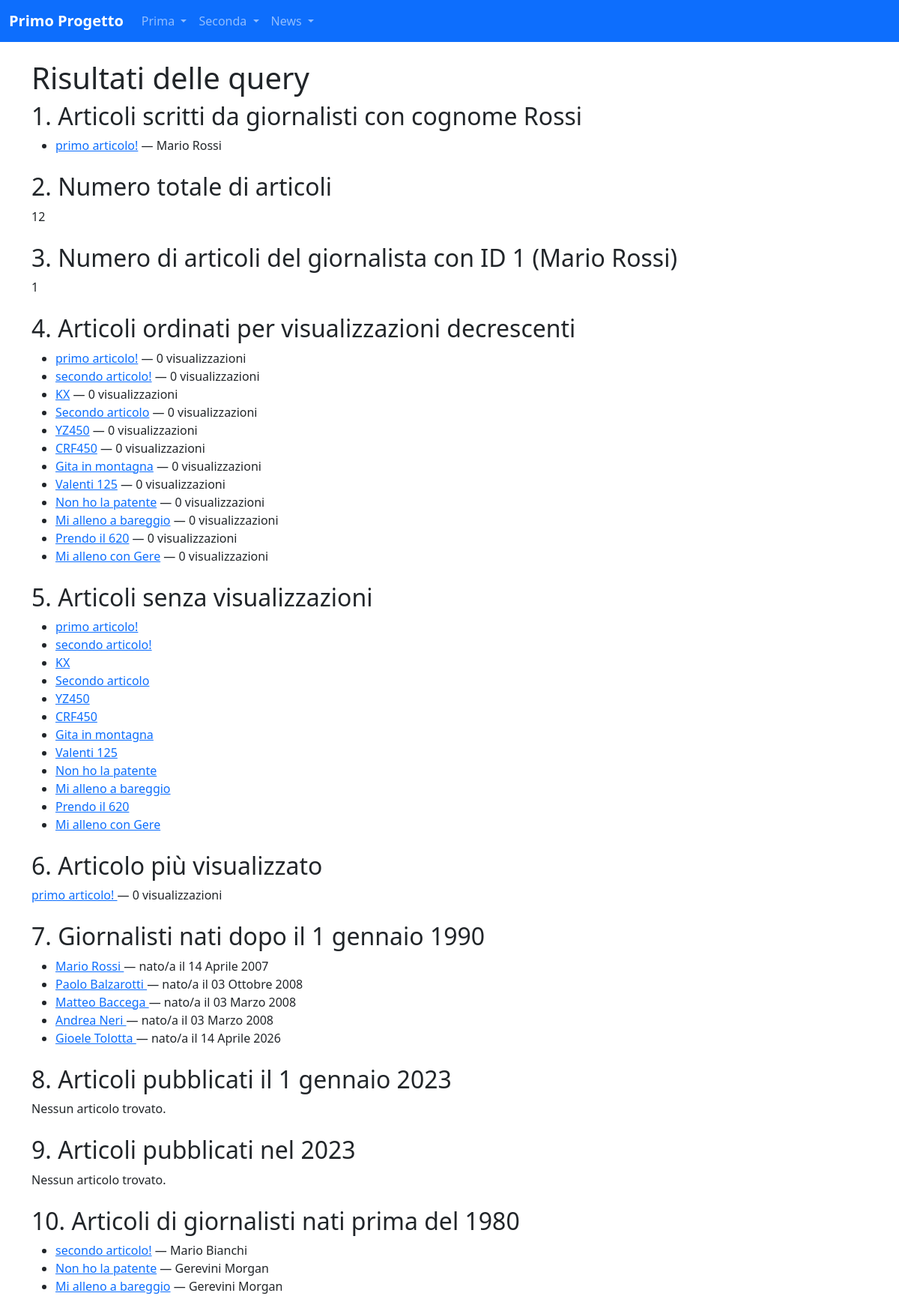
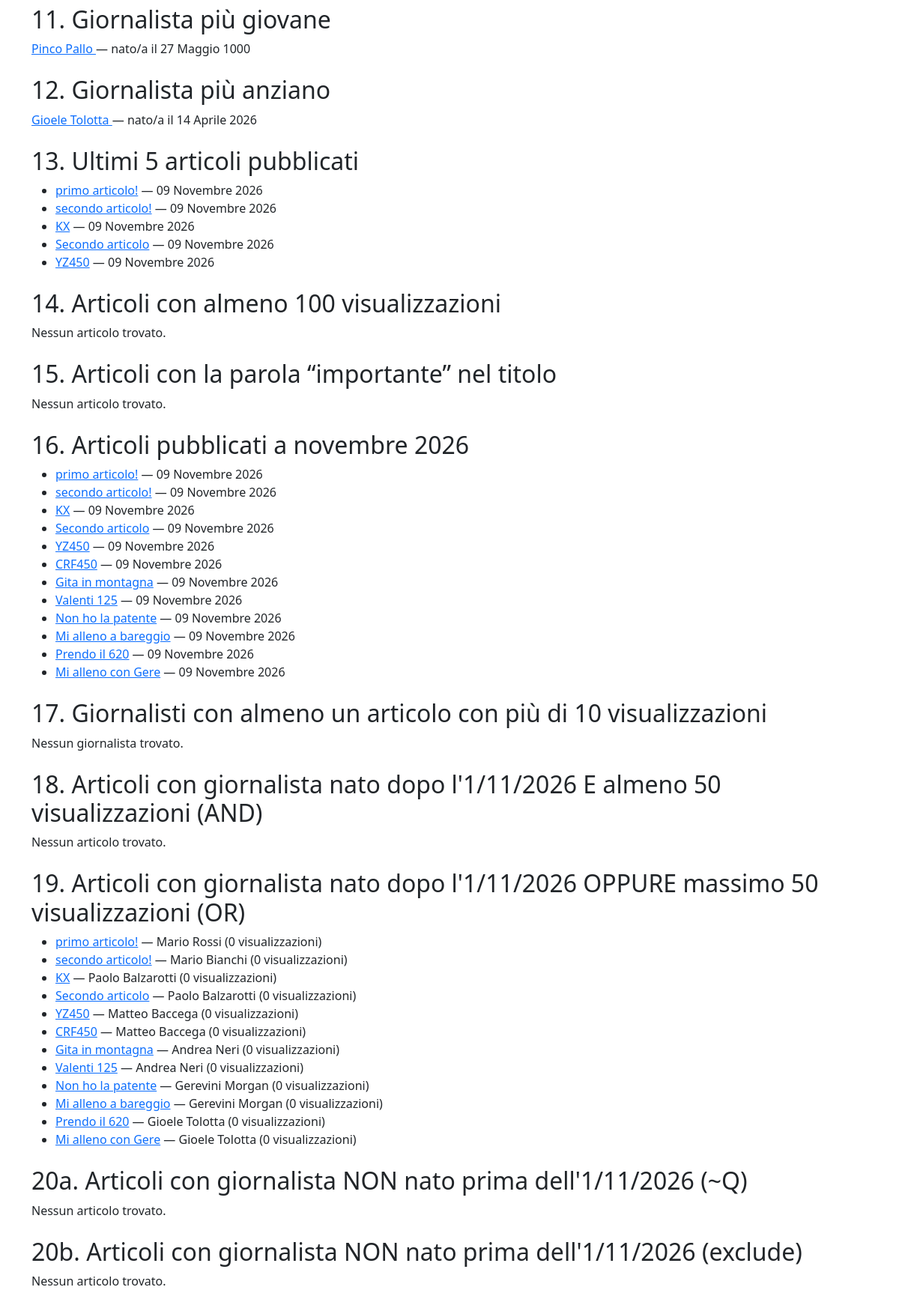
Page /news/query/ on the committed database (2 pictures, top to bottom).
### news/models.py (models this page shows, shortened)
class Articolo(models.Model):
    titolo = models.CharField(max_length=100)
    contenuto = models.TextField()
    giornalista = models.ForeignKey(Giornalista, on_delete=models.CASCADE, related_name="articoli")
    data = models.DateField(auto_now=True, blank=True)
    visualizzazioni = models.IntegerField(default=0, blank=True)
    class Meta:
        verbose_name = "Articolo"
        verbose_name_plural = "Articoli"

class Giornalista(models.Model):
    nome = models.CharField(max_length=20)
    cognome = models.CharField(max_length=20)
    anno_di_nascita = models.DateField(blank=True, null=True)
    def __str__(self):
        return f"{self.nome} {self.cognome}"
    class Meta:
        verbose_name = "Giornalista"
        verbose_name_plural = "Giornalisti"

### news/views.py (the view)
# urls.py: path("query/", query_base, name="queryBase"),
def query_base(request):
    articoli_cognome = Articolo.objects.filter(giornalista__cognome='Rossi')
    numero_totale_articoli = Articolo.objects.count()
    giornalista_1 = Giornalista.objects.get(id=1)
    numero_articoli_g1 = Articolo.objects.filter(giornalista=giornalista_1).count()
    articoli_ordinati = Articolo.objects.order_by('-visualizzazioni')
    articoli_senza_visualizzazioni = Articolo.objects.filter(visualizzazioni=0)
    articolo_piu_visualizzato = Articolo.objects.order_by('-visualizzazioni').first()
    giornalisti_data = Giornalista.objects.filter(anno_di_nascita__gt=datetime.date(1990, 1, 1))
    articoli_del_giorno = Articolo.objects.filter(data=datetime.date(2023, 1, 1))
    articoli_periodo = Articolo.objects.filter(data__range=(datetime.date(2023, 1, 1), datetime.date(2023, 12, 31)))
    giornalisti_nati = Giornalista.objects.filter(anno_di_nascita__lt=datetime.date(1980, 1, 1))
    articoli_giornalisti = Articolo.objects.filter(giornalista__in=giornalisti_nati)
    giornalista_giovane = Giornalista.objects.order_by('anno_di_nascita').first()
    giornalista_anziano = Giornalista.objects.order_by('-anno_di_nascita').first()
    ultimi = Articolo.objects.order_by('-data')[:5]
    articoli_minime_visualizzazioni = Articolo.objects.filter(visualizzazioni__gte=100)
    articoli_parola = Articolo.objects.filter(titolo__icontains='importante')
    articoli_mese_anno = Articolo.objects.filter(data__month=11, data__year=2026)
    giornalista_con_articoli_popolari = Giornalista.objects.filter(articoli__visualizzazioni__gte=10).distinct()
    data = datetime.date(2026, 11, 1)
    visualizzazioni = 50
    articoli_con_and = Articolo.objects.filter(giornalista__anno_di_nascita__gt=data, visualizzazioni__gte=visualizzazioni)
    articoli_con_or = Articolo.objects.filter(Q(giornalista__anno_di_nascita__gt=data) | Q(visualizzazioni__lte=visualizzazioni))
    articoli_con_not = Articolo.objects.filter(~Q(giornalista__anno_di_nascita__lt=data))
    articoli_con_exclude = Articolo.objects.exclude(giornalista__anno_di_nascita__lt=data)
    context = {
        'articoli_cognome': articoli_cognome,
        'numero_totale_articoli': numero_totale_articoli,
        'giornalista_1': giornalista_1,
        'numero_articoli_g1': numero_articoli_g1,
        'articoli_ordinati': articoli_ordinati,
        'articoli_senza_visualizzazioni': articoli_senza_visualizzazioni,
        'articolo_piu_visualizzato': articolo_piu_visualizzato,
        'giornalisti_data': giornalisti_data,
        'articoli_del_giorno': articoli_del_giorno,
        'articoli_periodo': articoli_periodo,
        'giornalisti_nati': giornalisti_nati,
        'articoli_giornalisti': articoli_giornalisti,
        'giornalista_giovane': giornalista_giovane,
        'giornalista_anziano': giornalista_anziano,
        'ultimi': ultimi,
        'articoli_minime_visualizzazioni': articoli_minime_visualizzazioni,
        'articoli_parola': articoli_parola,
        'articoli_mese_anno': articoli_mese_anno,
        'giornalista_con_articoli_popolari': giornalista_con_articoli_popolari,
        'articoli_con_and': articoli_con_and,
        'articoli_con_or': articoli_con_or,
        'articoli_con_not': articoli_con_not,
        'articoli_con_exclude': articoli_con_exclude,
    }
    return render(request, 'news/query.html', context)

### news/templates/news/query.html (shortened to what this page needs)
{% extends "base.html" %}
{% block content %}
<h1>Risultati delle query</h1>
<section class="mb-4">
    <h2>1. Articoli scritti da giornalisti con cognome Rossi</h2>
    {% if articoli_cognome %}
        <ul>
            {% for articolo in articoli_cognome %}
                <li>
                    <a href="{% url 'news:articolo_detail' pk=articolo.pk %}">{{ articolo.titolo }}</a>
                    — {{ articolo.giornalista }}
                </li>
            {% endfor %}
        </ul>
    {% else %}
        <p>Nessun articolo trovato.</p>
    {% endif %}
</section>
<section class="mb-4">
    <h2>2. Numero totale di articoli</h2>
    <p>{{ numero_totale_articoli }}</p>
</section>
<section class="mb-4">
    <h2>3. Numero di articoli del giornalista con ID 1 ({{ giornalista_1 }})</h2>
    <p>{{ numero_articoli_g1 }}</p>
</section>
<section class="mb-4">
    <h2>4. Articoli ordinati per visualizzazioni decrescenti</h2>
    {% if articoli_ordinati %}
        <ul>
            {% for articolo in articoli_ordinati %}
                <li>
                    <a href="{% url 'news:articolo_detail' pk=articolo.pk %}">{{ articolo.titolo }}</a>
                    — {{ articolo.visualizzazioni }} visualizzazioni
                </li>
            {% endfor %}
        </ul>
    {% else %}
        <p>Nessun articolo trovato.</p>
    {% endif %}
</section>
<section class="mb-4">
    <h2>5. Articoli senza visualizzazioni</h2>
    {% if articoli_senza_visualizzazioni %}
        <ul>
            {% for articolo in articoli_senza_visualizzazioni %}
                <li><a href="{% url 'news:articolo_detail' pk=articolo.pk %}">{{ articolo.titolo }}</a></li>
            {% endfor %}
        </ul>
    {% else %}
        <p>Nessun articolo trovato.</p>
    {% endif %}
</section>
<section class="mb-4">
    <h2>6. Articolo più visualizzato</h2>
    {% if articolo_piu_visualizzato %}
        <p>
            <a href="{% url 'news:articolo_detail' pk=articolo_piu_visualizzato.pk %}">
                {{ articolo_piu_visualizzato.titolo }}
            </a>
            — {{ articolo_piu_visualizzato.visualizzazioni }} visualizzazioni
        </p>
    {% else %}
        <p>Non ci sono articoli.</p>
    {% endif %}
</section>
<section class="mb-4">
    <h2>7. Giornalisti nati dopo il 1 gennaio 1990</h2>
    {% if giornalisti_data %}
        <ul>
            {% for giornalista in giornalisti_data %}
                <li>
                    <a href="{% url 'news:lista_articoli_giornalista' pk=giornalista.pk %}">
                        {{ giornalista }}
                    </a>
                    — nato/a il {{ giornalista.anno_di_nascita }}
                </li>
            {% endfor %}
        </ul>
    {% else %}
        <p>Nessun giornalista trovato.</p>
    {% endif %}
</section>
<section class="mb-4">
    <h2>8. Articoli pubblicati il 1 gennaio 2023</h2>
    {% if articoli_del_giorno %}
        <ul>
            {% for articolo in articoli_del_giorno %}
                <li><a href="{% url 'news:articolo_detail' pk=articolo.pk %}">{{ articolo.titolo }}</a></li>
            {% endfor %}
        </ul>
    {% else %}
        <p>Nessun articolo trovato.</p>
    {% endif %}
</section>
<section class="mb-4">
    <h2>9. Articoli pubblicati nel 2023</h2>
    {% if articoli_periodo %}
        <ul>
            {% for articolo in articoli_periodo %}
                <li>
                    <a href="{% url 'news:articolo_detail' pk=articolo.pk %}">{{ articolo.titolo }}</a>
                    — {{ articolo.data }}
                </li>
            {% endfor %}
        </ul>
    {% else %}
        <p>Nessun articolo trovato.</p>
    {% endif %}
</section>
<section class="mb-4">
    <h2>10. Articoli di giornalisti nati prima del 1980</h2>
    {% if articoli_giornalisti %}
        <ul>
            {% for articolo in articoli_giornalisti %}
                <li>
                    <a href="{% url 'news:articolo_detail' pk=articolo.pk %}">{{ articolo.titolo }}</a>
                    — {{ articolo.giornalista }}
                </li>
            {% endfor %}
        </ul>
    {% else %}
        <p>Nessun articolo trovato.</p>
    {% endif %}
</section>
<section class="mb-4">
    <h2>11. Giornalista più giovane</h2>
    {% if giornalista_giovane %}
        <p>
            <a href="{% url 'news:lista_articoli_giornalista' pk=giornalista_giovane.pk %}">
                {{ giornalista_giovane }}
            </a>
            — nato/a il {{ giornalista_giovane.anno_di_nascita }}
        </p>
    {% else %}
        <p>Non ci sono giornalisti.</p>
    {% endif %}
</section>
<section class="mb-4">
    <h2>12. Giornalista più anziano</h2>
    {% if giornalista_anziano %}
        <p>
            <a href="{% url 'news:lista_articoli_giornalista' pk=giornalista_anziano.pk %}">
                {{ giornalista_anziano }}
            </a>
            — nato/a il {{ giornalista_anziano.anno_di_nascita }}
        </p>
    {% else %}
        <p>Non ci sono giornalisti.</p>
    {% endif %}
</section>
<section class="mb-4">
    <h2>13. Ultimi 5 articoli pubblicati</h2>
    {% if ultimi %}
        <ul>
            {% for articolo in ultimi %}
                <li>
                    <a href="{% url 'news:articolo_detail' pk=articolo.pk %}">{{ articolo.titolo }}</a>
                    — {{ articolo.data }}
                </li>
            {% endfor %}
        </ul>
    {% else %}
        <p>Nessun articolo trovato.</p>
    {% endif %}
</section>
<section class="mb-4">
    <h2>14. Articoli con almeno 100 visualizzazioni</h2>
    {% if articoli_minime_visualizzazioni %}
        <ul>
            {% for articolo in articoli_minime_visualizzazioni %}
                <li>
                    <a href="{% url 'news:articolo_detail' pk=articolo.pk %}">{{ articolo.titolo }}</a>
                    — {{ articolo.visualizzazioni }} visualizzazioni
                </li>
            {% endfor %}
        </ul>
    {% else %}
        <p>Nessun articolo trovato.</p>
    {% endif %}
</section>
<section class="mb-4">
    <h2>15. Articoli con la parola “importante” nel titolo</h2>
    {% if articoli_parola %}
        <ul>
            {% for articolo in articoli_parola %}
                <li><a href="{% url 'news:articolo_detail' pk=articolo.pk %}">{{ articolo.titolo }}</a></li>
            {% endfor %}
        </ul>
    {% else %}
        <p>Nessun articolo trovato.</p>
    {% endif %}
</section>
<section class="mb-4">
    <h2>16. Articoli pubblicati a novembre 2026</h2>
    {% if articoli_mese_anno %}
        <ul>
            {% for articolo in articoli_mese_anno %}
                <li>
                    <a href="{% url 'news:articolo_detail' pk=articolo.pk %}">{{ articolo.titolo }}</a>
                    — {{ articolo.data }}
                </li>
            {% endfor %}
        </ul>
    {% else %}
        <p>Nessun articolo trovato.</p>
    {% endif %}
</section>
<section class="mb-4">
    <h2>17. Giornalisti con almeno un articolo con più di 10 visualizzazioni</h2>
    {% if giornalista_con_articoli_popolari %}
        <ul>
            {% for giornalista in giornalista_con_articoli_popolari %}
                <li>
                    <a href="{% url 'news:lista_articoli_giornalista' pk=giornalista.pk %}">
                        {{ giornalista }}
                    </a>
                </li>
            {% endfor %}
        </ul>
    {% else %}
        <p>Nessun giornalista trovato.</p>
    {% endif %}
</section>
<section class="mb-4">
    <h2>18. Articoli con giornalista nato dopo l'1/11/2026 E almeno 50 visualizzazioni (AND)</h2>
    {% if articoli_con_and %}
        <ul>
            {% for articolo in articoli_con_and %}
                <li>
                    <a href="{% url 'news:articolo_detail' pk=articolo.pk %}">{{ articolo.titolo }}</a>
                    — {{ articolo.giornalista }} ({{ articolo.visualizzazioni }} visualizzazioni)
                </li>
            {% endfor %}
        </ul>
    {% else %}
        <p>Nessun articolo trovato.</p>
    {% endif %}
</section>
<section class="mb-4">
    <h2>19. Articoli con giornalista nato dopo l'1/11/2026 OPPURE massimo 50 visualizzazioni (OR)</h2>
    {% if articoli_con_or %}
        <ul>
            {% for articolo in articoli_con_or %}
                <li>
                    <a href="{% url 'news:articolo_detail' pk=articolo.pk %}">{{ articolo.titolo }}</a>
                    — {{ articolo.giornalista }} ({{ articolo.visualizzazioni }} visualizzazioni)
                </li>
            {% endfor %}
        </ul>
    {% else %}
        <p>Nessun articolo trovato.</p>
    {% endif %}
</section>
<section class="mb-4">
    <h2>20a. Articoli con giornalista NON nato prima dell'1/11/2026 (~Q)</h2>
    {% if articoli_con_not %}
        <ul>
            {% for articolo in articoli_con_not %}
                <li>
                    <a href="{% url 'news:articolo_detail' pk=articolo.pk %}">{{ articolo.titolo }}</a>
                    — {{ articolo.giornalista }} (nato/a il {{ articolo.giornalista.anno_di_nascita }})
                </li>
            {% endfor %}
        </ul>
    {% else %}
        <p>Nessun articolo trovato.</p>
    {% endif %}
</section>
<section class="mb-4">
    <h2>20b. Articoli con giornalista NON nato prima dell'1/11/2026 (exclude)</h2>
    {% if articoli_con_exclude %}
        <ul>
            {% for articolo in articoli_con_exclude %}
                <li>
                    <a href="{% url 'news:articolo_detail' pk=articolo.pk %}">{{ articolo.titolo }}</a>
                    — {{ articolo.giornalista }} (nato/a il {{ articolo.giornalista.anno_di_nascita }})
                </li>
            {% endfor %}
        </ul>
    {% else %}
        <p>Nessun articolo trovato.</p>
    {% endif %}
</section>
{% endblock content %}

### rows in the picture
Articolo: titolo "primo articolo!", giornalista "Mario Rossi", visualizzazioni "0", data "09 Novembre 2026"
Giornalista: nome+cognome "Mario Rossi", anno_di_nascita "14 Aprile 2007"
Articolo: titolo "secondo articolo!", visualizzazioni "0", giornalista "Mario Bianchi", data "09 Novembre 2026"
Articolo: titolo "KX", visualizzazioni "0", data "09 Novembre 2026", giornalista "Paolo Balzarotti"
Articolo: titolo "Secondo articolo", visualizzazioni "0", data "09 Novembre 2026", giornalista "Paolo Balzarotti"
Articolo: titolo "YZ450", visualizzazioni "0", data "09 Novembre 2026", giornalista "Matteo Baccega"
Articolo: titolo "CRF450", visualizzazioni "0", data "09 Novembre 2026", giornalista "Matteo Baccega"
Articolo: titolo "Gita in montagna", visualizzazioni "0", data "09 Novembre 2026", giornalista "Andrea Neri"
Articolo: titolo "Valenti 125", visualizzazioni "0", data "09 Novembre 2026", giornalista "Andrea Neri"
Articolo: titolo "Non ho la patente", visualizzazioni "0", giornalista "Gerevini Morgan", data "09 Novembre 2026"
Articolo: titolo "Mi alleno a bareggio", visualizzazioni "0", giornalista "Gerevini Morgan", data "09 Novembre 2026"
Articolo: titolo "Prendo il 620", visualizzazioni "0", data "09 Novembre 2026", giornalista "Gioele Tolotta"
Articolo: titolo "Mi alleno con Gere", visualizzazioni "0", data "09 Novembre 2026", giornalista "Gioele Tolotta"
Giornalista: nome+cognome "Paolo Balzarotti", anno_di_nascita "03 Ottobre 2008"
Giornalista: nome+cognome "Matteo Baccega", anno_di_nascita "03 Marzo 2008"
Giornalista: nome+cognome "Andrea Neri", anno_di_nascita "03 Marzo 2008"
Giornalista: nome+cognome "Gioele Tolotta", anno_di_nascita "14 Aprile 2026"
Giornalista: nome+cognome "Pinco Pallo", anno_di_nascita "27 Maggio 1000"

### other values in the picture
{{ numero_totale_articoli }} "12"
{{ numero_articoli_g1 }} "1"
